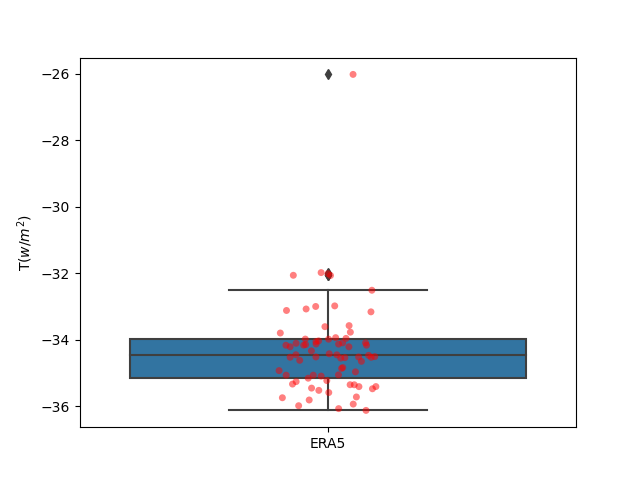

Write the Python code that produced this figure.
# coding: utf-8
import pandas as pd 
import xarray as xr 
df = xr.read_dataset("latent_heat_flux_Ethiopia_yearmean.nc")
df = xr.load_dataset("latent_heat_flux_Ethiopia_yearmean.nc")
df = xr.load_dataset("latent_heat_flux_Ethiopia_yearmean.nc",decode_times=False)
df
time = df.time
time
lhf = df.lhtfl 
lhf 
import seaborn as sns
import matplotlib.pyplot as plt
nx = sns.boxplot(df) 
time.shape
data = [lhf]
nx = sns.boxplot(data=data)
plt.show() 
boxplot = sns.boxplot(data=data).set(xlabel='', ylabel='T($^{o}C$)')
boxplot = sns.stripplot(data=data, marker='o', alpha=0.5,color='red')
plt.show()
boxplot = sns.boxplot(data=data).set(xlabel='', ylabel='T($^{o}C$)')
boxplot = sns.stripplot(data=data, marker='o', alpha=0.5,color='red')
plt.xtick([0,1],[ERA5])
plt.xticks([0,1],[ERA5])
plt.xticks([0,1],['ERA5'])
plt.xticks([0],[ERA5])
plt.xticks([0],['ERA5'])
plt.show()
boxplot = sns.boxplot(data=data).set(xlabel='', ylabel='T($w/m^{2}$)')
boxplot = sns.stripplot(data=data, marker='o', alpha=0.5,color='red')
plt.xticks([0],['ERA5'])
plt.show()
